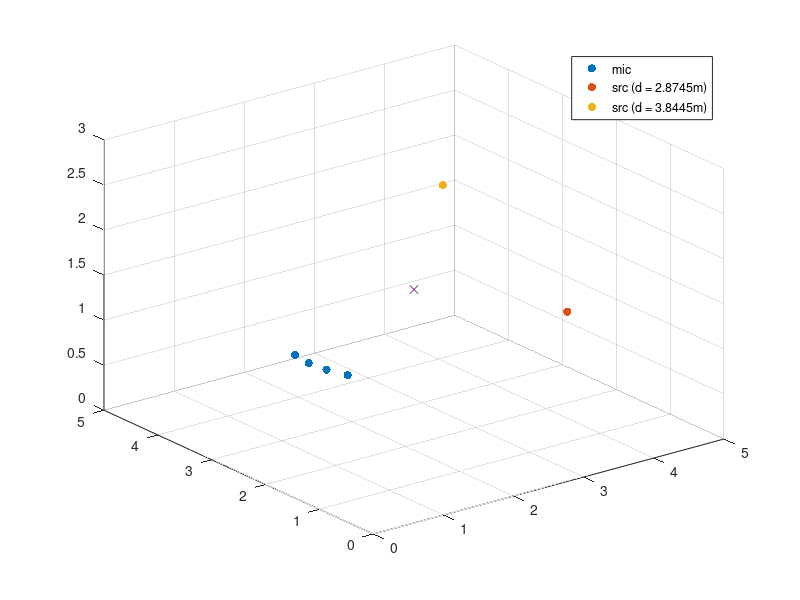

Recreate this plot in MATLAB. (Note: this script raises an error after producing the figure.)
clear all; clc; close all;

nMic = 4;
nSrc = 2;
mic_xyz = zeros(nMic, 3);
src_xyz = zeros(nSrc, 3);

% Room
room = [5, 5, 3];
center = [room(1)/2, room(2)/2, room(3)/2];


% Mic
mic_z = 1;
mic_theta_list = 2*pi/16*[7.5, 8, 8.5, 9];
mic_r_list = [1.5, 1.5, 1.5, 1.5];
mic_xyz(:, 3) = mic_z;
for m=1:nMic
    mic_xyz(m,1) = center(1) + mic_r_list(m)*cos(mic_theta_list(m));
    mic_xyz(m,2) = center(2) + mic_r_list(m)*sin(mic_theta_list(m));
end

% Src (as far as possible)
src_z_list = [1.6, 1.8];
src_theta_list = 2*pi/16*[13, 2];
src_r_list = [2.0, 2.5];

for s=1:nSrc
    src_xyz(s,1) = center(1) + src_r_list(s)*cos(src_theta_list(s));
    src_xyz(s,2) = center(2) + src_r_list(s)*sin(src_theta_list(s));
    src_xyz(s,3) = src_z_list(s);
end

% calculate distance
distance = zeros(nSrc, nMic);
for s=1:nSrc
    for m=1:nMic
        distance(s, m) = sqrt(sum((mic_xyz(m, :) - src_xyz(s, :)).^2));
    end
end
disp('distance between mic & src = ');
disp(distance);

mean_dist = mean(distance, 2);
std_dist = std(distance, 0, 2);


% visualize spatial distribution
figure;
scatter3(mic_xyz(:, 1), mic_xyz(:, 2), mic_xyz(:, 3), 'filled');
hold on;
scatter3(src_xyz(1, 1), src_xyz(1, 2), src_xyz(1, 3), 'filled');
scatter3(src_xyz(2, 1), src_xyz(2, 2), src_xyz(2, 3), 'filled');
scatter3(center(1), center(2), center(3), 'x');
axis([0, room(1), 0, room(2), 0, room(3)]);

   

mylg = legend('mic', ['src (d = ' num2str(mean_dist(1)) 'm)'], ['src (d = ' num2str(mean_dist(2)) 'm)']);
mylg.FontSize = 14;
mylg.Location = 'northeast';
xlabel('X', 'FontSize', 14); 
ylabel('Y', 'FontSize', 14); 
zlabel('Z', 'FontSize', 14); 

hold off;

% Read audio
[x1, fs] = audioread('../audio/237-134493-0002.wav');
[x2, fs] = audioread('../audio/1320-122617-0001.wav');

c = 340;
nSample = 6400;

% Case 1. #Src =1, #Mic=4, RT60 = 0
disp('make audio for case 1');
RT60 = 0;
h11 = rir_generator(c, fs, mic_xyz(1,:), src_xyz(1, :), room, RT60, nSample);
h12 = rir_generator(c, fs, mic_xyz(2,:), src_xyz(1, :), room, RT60, nSample);
h13 = rir_generator(c, fs, mic_xyz(3,:), src_xyz(1, :), room, RT60, nSample);
h14 = rir_generator(c, fs, mic_xyz(4,:), src_xyz(1, :), room, RT60, nSample);

figure(2); 
subplot(411); plot(h11(1:200), 'LineWidth', 1.5); title('h11', 'FontSize', 14);
subplot(412); plot(h12(1:200), 'LineWidth', 1.5); title('h12', 'FontSize', 14);
subplot(413); plot(h13(1:200), 'LineWidth', 1.5); title('h13', 'FontSize', 14);
subplot(414); plot(h14(1:200), 'LineWidth', 1.5); title('h14', 'FontSize', 14);

save('RIR_s1.mat', 'h11', 'h12', 'h13', 'h14');

y11 = fftfilt(h11, x1);
y12 = fftfilt(h12, x1);
y13 = fftfilt(h13, x1);
y14 = fftfilt(h14, x1);

audiowrite('../audio/case1_y11.wav', y11, fs);
audiowrite('../audio/case1_y12.wav', y12, fs);
audiowrite('../audio/case1_y13.wav', y13, fs);
audiowrite('../audio/case1_y14.wav', y14, fs);

figure(52);
subplot(421); plot(h11(1:200), 'LineWidth', 1.5); title('h11', 'FontSize', 14);
subplot(423); plot(h12(1:200), 'LineWidth', 1.5); title('h12', 'FontSize', 14);
subplot(425); plot(h13(1:200), 'LineWidth', 1.5); title('h13', 'FontSize', 14);
subplot(427); plot(h14(1:200), 'LineWidth', 1.5); title('h14', 'FontSize', 14);

T11 = length(y11);
T12 = length(y12);
T13 = length(y13);
T14 = length(y14);

subplot(422); plot(y11(1:200), 'LineWidth', 1.5); title(['y11 (T=' num2str(T11) ')'], 'FontSize', 14);
subplot(424); plot(y12(1:200), 'LineWidth', 1.5); title(['y12 (T=' num2str(T12) ')'], 'FontSize', 14);
subplot(426); plot(y13(1:200), 'LineWidth', 1.5); title(['y13 (T=' num2str(T13) ')'], 'FontSize', 14);
subplot(428); plot(y14(1:200), 'LineWidth', 1.5); title(['y14 (T=' num2str(T14) ')'], 'FontSize', 14);


% Case 3. #Src =, #Mic=4, RT60 = 400ms
disp('make audio for case 3');
h21 = rir_generator(c, fs, mic_xyz(1,:), src_xyz(2, :), room, RT60, nSample);
h22 = rir_generator(c, fs, mic_xyz(2,:), src_xyz(2, :), room, RT60, nSample);
h23 = rir_generator(c, fs, mic_xyz(3,:), src_xyz(2, :), room, RT60, nSample);
h24 = rir_generator(c, fs, mic_xyz(4,:), src_xyz(2, :), room, RT60, nSample);

figure(3); 
subplot(411); plot(h21(1:200)); title('h21');
subplot(412); plot(h22(1:200)); title('h22');
subplot(413); plot(h23(1:200)); title('h23');
subplot(414); plot(h24(1:200)); title('h24');

save('RIR_s2.mat', 'h21', 'h22', 'h23', 'h24');

y21 = fftfilt(h21, x2);
y22 = fftfilt(h22, x2);
y23 = fftfilt(h23, x2);
y24 = fftfilt(h24, x2);

audiowrite('../audio/case3_y21.wav', y21, fs);
audiowrite('../audio/case3_y22.wav', y22, fs);
audiowrite('../audio/case3_y23.wav', y23, fs);
audiowrite('../audio/case3_y24.wav', y24, fs);

y1 = y11(1:min(length(y11), length(y21))) + y21(1:min(length(y11), length(y21)));
y2 = y12(1:min(length(y12), length(y22))) + y22(1:min(length(y12), length(y22)));
y3 = y13(1:min(length(y13), length(y23))) + y23(1:min(length(y13), length(y23)));
y4 = y14(1:min(length(y14), length(y24))) + y24(1:min(length(y14), length(y24)));

audiowrite('../audio/case3_y1.wav', y1, fs);
audiowrite('../audio/case3_y2.wav', y2, fs);
audiowrite('../audio/case3_y3.wav', y3, fs);
audiowrite('../audio/case3_y4.wav', y4, fs);




